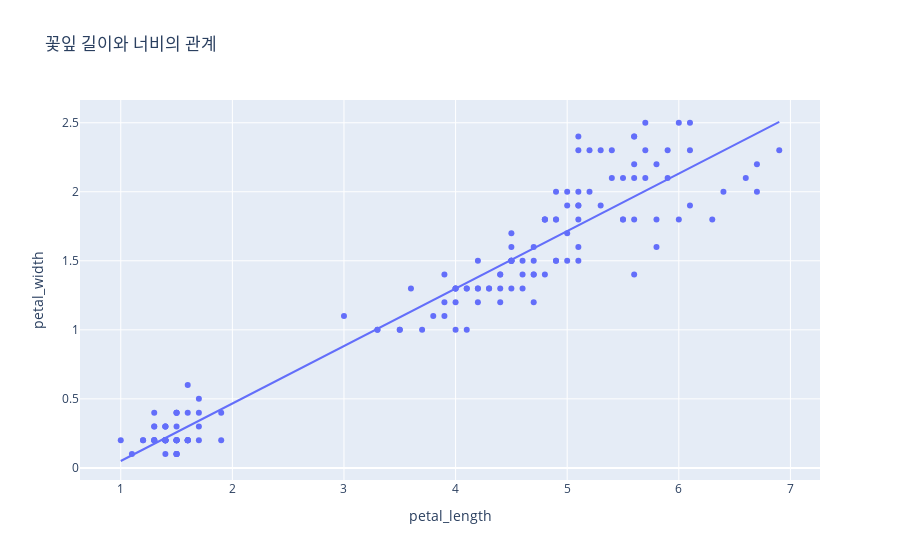

This figure's notebook cell:
### Markdown cell above
#### 문제 3: 'petal\_length'와 'petal\_width' 산점도 그리기 (종류별 색상 구분)

  * `plotly.express`를 사용하여 'petal\_length'를 x축, 'petal\_width'를 y축으로 하는 산점도를 그려보세요.
  * 점의 색깔을 'species' (붓꽃의 종류: setosa, versicolor, virginica)에 따라 다르게 표시해보세요. (힌트: `px.scatter`의 `color` 파라미터)
  * 그래프의 제목은 "꽃잎 길이와 너비의 관계 (붓꽃 종류별)"로 설정하고, x축 레이블은 "꽃잎 길이 (cm)", y축 레이블은 "꽃잎 너비 (cm)"로 설정하세요.
  * 각 붓꽃 종류별로 추세선도 추가해보세요. (힌트: `trendline` 파라미터와 `color` 파라미터를 함께 사용)

### Code cell
# 연습 문제 3번 풀이 공간
fig_iris_scatter = px.scatter(iris_df,
                              x='petal_length',
                              y='petal_width',
                              title='꽃잎 길이와 너비의 관계',
                              trendline='ols') # 이 곳에 코드를 작성하고 fig_iris_scatter.show() 로 확인하세요.

fig_iris_scatter.show()

### Figure 1 — Plotly figure (JSON) as saved in the notebook; plotly's stock layout.template omitted (floating-point values rounded to 4 significant figures; data arrays with more than 128 entries replaced by an {"elided": "..."} marker saying what was removed)
{"data": [{"hovertemplate": "petal_length=%{x}<br>petal_width=%{y}<extra></extra>", "legendgroup": "", "marker": {"color": "#636efa", "symbol": "circle"}, "mode": "markers", "name": "", "orientation": "v", "showlegend": false, "type": "scatter", "x": {"elided": "150 float values"}, "xaxis": "x", "y": {"elided": "150 float values"}, "yaxis": "y"}, {"hovertemplate": "<b>OLS trendline</b><br>petal_width = 0.416419 * petal_length + -0.366514<br>R<sup>2</sup>=0.926901<br><br>petal_length=%{x}<br>petal_width=%{y} <b>(trend)</b><extra></extra>", "legendgroup": "", "marker": {"color": "#636efa", "symbol": "circle"}, "mode": "lines", "name": "", "showlegend": false, "type": "scatter", "x": {"elided": "150 float values"}, "xaxis": "x", "y": {"elided": "150 float values"}, "yaxis": "y"}], "layout": {"legend": {"tracegroupgap": 0}, "title": {"text": "꽃잎 길이와 너비의 관계"}, "xaxis": {"anchor": "y", "domain": [0, 1], "title": {"text": "petal_length"}}, "yaxis": {"anchor": "x", "domain": [0, 1], "title": {"text": "petal_width"}}}}
